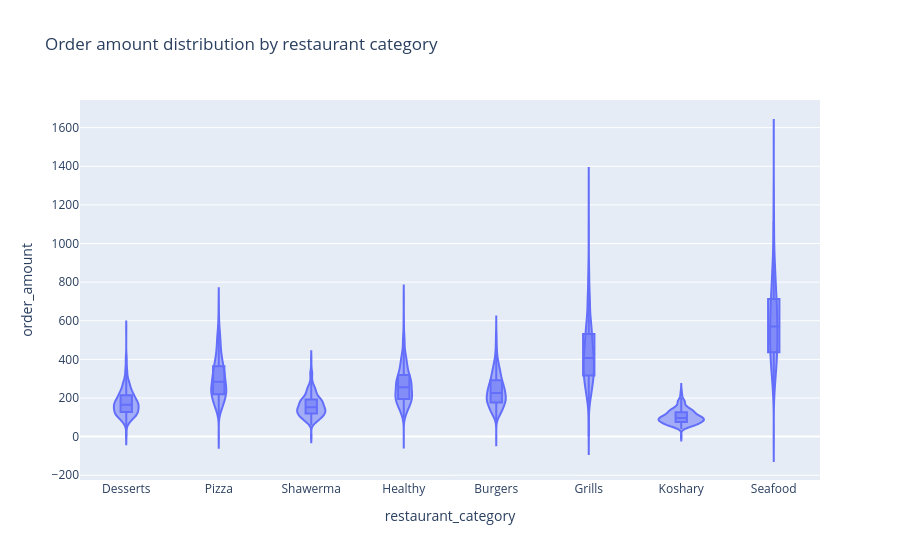

The notebook cell saved with this chart:
### Markdown cell above
### **Question 10.** How does order value vary within each restaurant category? Plot a violin plot.

### Code cell
# TODO
fig = px.violin(
    df,
    x="restaurant_category",
    y="order_amount",
    box=True,
    points=False,
    title="Order amount distribution by restaurant category"
)

fig.show()

### Figure 1 — Plotly figure (JSON) as saved in the notebook; plotly's stock layout.template omitted (floating-point values rounded to 4 significant figures; data arrays with more than 128 entries replaced by an {"elided": "..."} marker saying what was removed)
{"data": [{"alignmentgroup": "True", "box": {"visible": true}, "hovertemplate": "restaurant_category=%{x}<br>order_amount=%{y}<extra></extra>", "legendgroup": "", "marker": {"color": "#636efa"}, "name": "", "offsetgroup": "", "orientation": "v", "points": false, "scalegroup": "True", "showlegend": false, "type": "violin", "x": {"elided": "6010 str values"}, "x0": " ", "xaxis": "x", "y": {"elided": "6010 float values"}, "y0": " ", "yaxis": "y"}], "layout": {"legend": {"tracegroupgap": 0}, "title": {"text": "Order amount distribution by restaurant category"}, "violinmode": "group", "xaxis": {"anchor": "y", "domain": [0, 1], "title": {"text": "restaurant_category"}}, "yaxis": {"anchor": "x", "domain": [0, 1], "title": {"text": "order_amount"}}}}
